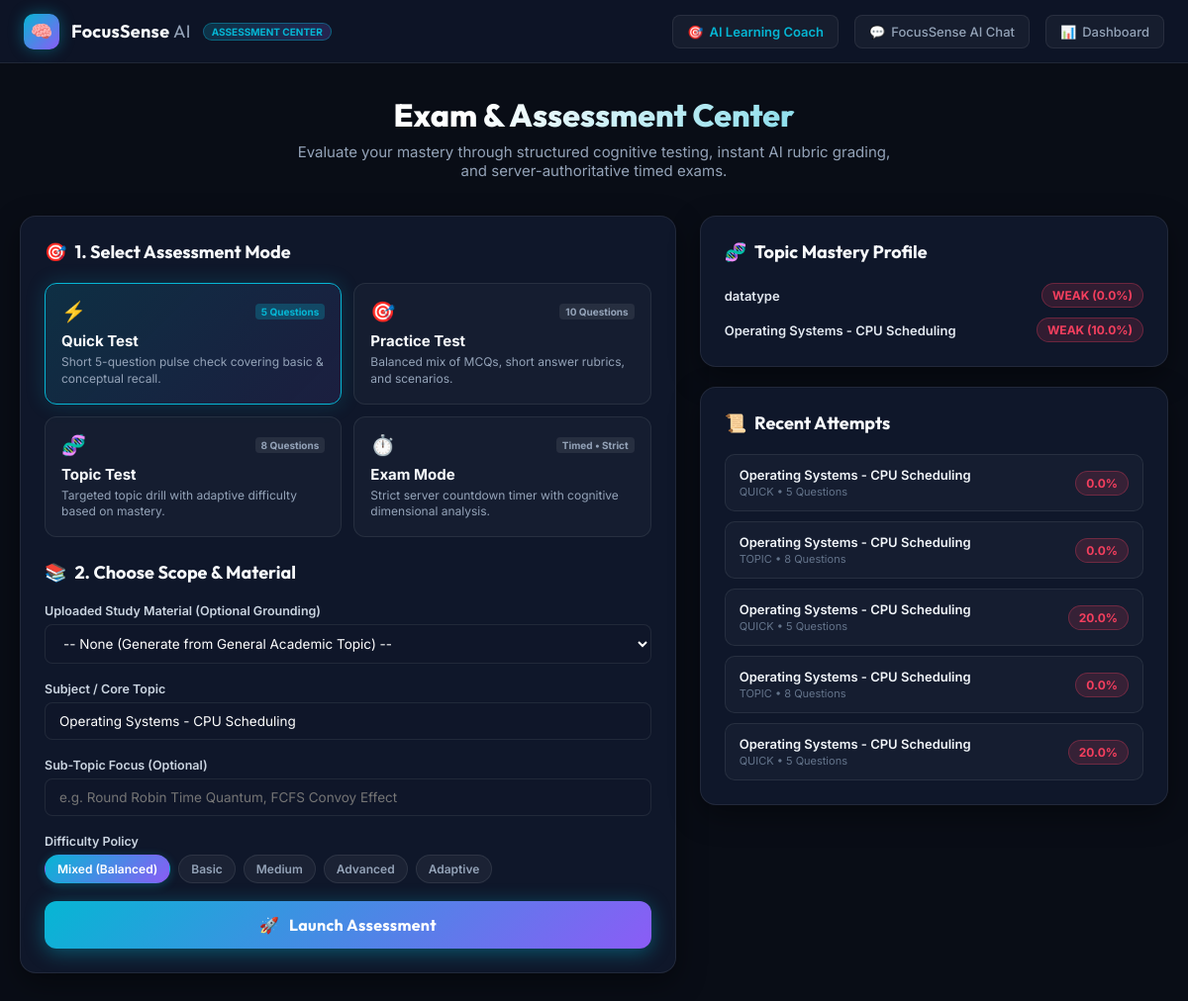
The app's page /assessment (signed in) with its own data.
### tables this page shows
CREATE TABLE topic_mastery (
        id INTEGER PRIMARY KEY AUTOINCREMENT,
        user_id INTEGER NOT NULL,
        topic TEXT NOT NULL,
        mastery_tier TEXT NOT NULL DEFAULT 'MEDIUM', -- 'WEAK' (<60%), 'MEDIUM' (60-84%), 'STRONG' (>=85%)
        total_quizzes INTEGER DEFAULT 0,
        total_questions INTEGER DEFAULT 0,
        correct_count INTEGER DEFAULT 0,
        partial_count INTEGER DEFAULT 0,
        incorrect_count INTEGER DEFAULT 0,
        avg_retention_score REAL DEFAULT 0.0,
        last_retention_score REAL DEFAULT 0.0,
        last_tested_at TEXT,
        updated_at TEXT NOT NULL,
        FOREIGN KEY(user_id) REFERENCES users(id),
        UNIQUE(user_id, topic)
    );

CREATE TABLE assessment_attempts (
        id INTEGER PRIMARY KEY AUTOINCREMENT,
        user_id INTEGER NOT NULL,
        quiz_id INTEGER NOT NULL,
        material_id INTEGER DEFAULT NULL,
        topic TEXT NOT NULL,
        sub_topic TEXT DEFAULT NULL,
        assessment_mode TEXT NOT NULL,       -- 'QUICK' | 'PRACTICE' | 'TOPIC' | 'EXAM'
        difficulty TEXT DEFAULT 'mixed',     -- 'basic' | 'medium' | 'advanced' | 'mixed' | 'adaptive'
        time_limit_sec INTEGER DEFAULT NULL,
        time_spent_sec INTEGER DEFAULT 0,
        started_at TEXT NOT NULL,
        completed_at TEXT DEFAULT NULL,
        score_pct REAL DEFAULT 0.0,
        concept_score REAL DEFAULT 0.0,
        application_score REAL DEFAULT 0.0,
        recall_score REAL DEFAULT 0.0,
        problem_solving_score REAL DEFAULT 0.0,
        strong_topics_json TEXT DEFAULT '[]',
        weak_topics_json TEXT DEFAULT '[]',
        synthesis_summary TEXT,
        adaptive_action_id INTEGER DEFAULT NULL,
        FOREIGN KEY(user_id) REFERENCES users(id),
        FOREIGN KEY(quiz_id) REFERENCES study_quizzes(id),
        FOREIGN KEY(material_id) REFERENCES study_materials(id)
    );

CREATE TABLE study_quizzes(
        id INTEGER PRIMARY KEY AUTOINCREMENT,
        user_id INTEGER NOT NULL,
        session_id INTEGER,
        topic TEXT NOT NULL,
        total_questions INTEGER DEFAULT 0,
        score_pct REAL DEFAULT 0.0,
        quality_label TEXT,
        summary_text TEXT,
        created_at TEXT NOT NULL, material_id INTEGER DEFAULT NULL, assessment_mode TEXT DEFAULT 'STANDARD', time_limit_sec INTEGER DEFAULT NULL, time_spent_sec INTEGER DEFAULT 0, concept_score REAL DEFAULT NULL, application_score REAL DEFAULT NULL, recall_score REAL DEFAULT NULL, problem_solving_score REAL DEFAULT NULL,
        FOREIGN KEY(user_id) REFERENCES users(id),
        FOREIGN KEY(session_id) REFERENCES study_sessions(id)
    );

### app.py (the view)
@app.route("/assessment")
def assessment_page():
    if "user_id" not in session:
        flash("Please log in to access the Assessment Center", "warning")
        return redirect("/login")
    user_id = session["user_id"]
    fullname = session.get("fullname", "Student")
    user_materials = get_user_materials(user_id)
    history = get_user_assessment_history(user_id, limit=10)
    topic_mastery = get_topic_mastery_list(user_id)
    active_material_id = session.get("active_material_id")
    active_study_topic = session.get("study_topic", "")
    return render_template(
        "assessment.html",
        fullname=fullname,
        materials=user_materials,
        history=history,
        topic_mastery=topic_mastery,
        active_material_id=active_material_id,
        active_study_topic=active_study_topic
    )

### assessment_engine.py (called while the page is built)
def get_db_connection() -> sqlite3.Connection:
    conn = sqlite3.connect(DB_PATH, timeout=20.0)
    conn.row_factory = sqlite3.Row
    return conn

### learning_engine.py (called while the page is built)
def get_db_connection(database_path=None):
    target_db = database_path or DATABASE
    conn = sqlite3.connect(target_db, timeout=30.0)
    conn.row_factory = sqlite3.Row
    return conn

### study_material_engine.py (called while the page is built, shortened)
def get_db():
    conn = sqlite3.connect(DATABASE, timeout=30.0)
    conn.row_factory = sqlite3.Row
    return conn

def get_user_materials(user_id: int) -> list[dict]:
    conn = get_db()
    cursor = conn.cursor()
    cursor.execute("""
        SELECT id, user_id, filename, file_type, file_size_bytes, title, subject, topic,
               chunk_count, status, error_message, created_at, updated_at
        FROM study_materials
        WHERE user_id = ?
        ORDER BY id DESC
    """, (user_id,))
    rows = cursor.fetchall()
    conn.close()
    materials = []
    return materials

### templates/assessment.html (shortened to what this page needs)
<!DOCTYPE html>
<html lang="en">
<head>
</head>
<body>
    <header class="assessment-nav">
        <a href="/dashboard" class="nav-brand">
            <div class="nav-brand-logo">🧠</div>
            <div class="nav-brand-title">FocusSense <span style="font-weight: 400; color: var(--text-muted);">AI</span></div>
            <span class="nav-badge">Assessment Center</span>
        </a>
        <div class="nav-links">
            <a href="/coach" class="nav-btn" style="color: var(--accent-cyan); font-weight: 600;">
                <span>🎯</span> AI Learning Coach
            </a>
            <a href="/ai" class="nav-btn">
                <span>💬</span> FocusSense AI Chat
            </a>
            <a href="/dashboard" class="nav-btn">
                <span>📊</span> Dashboard
            </a>
        </div>
    </header>
    <div class="assessment-container">
        <div id="assessmentConfigView" class="view-section active">
            <div class="assessment-hero">
                <h1 class="hero-title">Exam & Assessment Center</h1>
                <p class="hero-subtitle">Evaluate your mastery through structured cognitive testing, instant AI rubric grading, and server-authoritative timed exams.</p>
            </div>
            <div class="config-grid">
                <div class="card">
                    <div class="card-header">
                        <div class="card-title"><span>🎯</span> 1. Select Assessment Mode</div>
                    </div>
                    <div class="modes-grid">
                        <div class="mode-card selected" onclick="selectMode('QUICK', this)">
                            <div class="mode-header">
                                <span class="mode-icon">⚡</span>
                                <span class="mode-badge">5 Questions</span>
                            </div>
                            <div class="mode-name">Quick Test</div>
                            <div class="mode-desc">Short 5-question pulse check covering basic & conceptual recall.</div>
                        </div>
                        <div class="mode-card" onclick="selectMode('PRACTICE', this)">
                            <div class="mode-header">
                                <span class="mode-icon">🎯</span>
                                <span class="mode-badge">10 Questions</span>
                            </div>
                            <div class="mode-name">Practice Test</div>
                            <div class="mode-desc">Balanced mix of MCQs, short answer rubrics, and scenarios.</div>
                        </div>
                        <div class="mode-card" onclick="selectMode('TOPIC', this)">
                            <div class="mode-header">
                                <span class="mode-icon">🧬</span>
                                <span class="mode-badge">8 Questions</span>
                            </div>
                            <div class="mode-name">Topic Test</div>
                            <div class="mode-desc">Targeted topic drill with adaptive difficulty based on mastery.</div>
                        </div>
                        <div class="mode-card" onclick="selectMode('EXAM', this)">
                            <div class="mode-header">
                                <span class="mode-icon">⏱️</span>
                                <span class="mode-badge">Timed • Strict</span>
                            </div>
                            <div class="mode-name">Exam Mode</div>
                            <div class="mode-desc">Strict server countdown timer with cognitive dimensional analysis.</div>
                        </div>
                    </div>
                    <div class="card-header" style="margin-top: 10px;">
                        <div class="card-title"><span>📚</span> 2. Choose Scope & Material</div>
                    </div>
                    <div class="form-group">
                        <label class="form-label" for="cfgMaterialSelect">Uploaded Study Material (Optional Grounding)</label>
                        <select id="cfgMaterialSelect" class="form-select" onchange="onMaterialSelected()">
                            <option value="">-- None (Generate from General Academic Topic) --</option>
                        </select>
                    </div>
                    <div class="form-group">
                        <label class="form-label" for="cfgTopicInput">Subject / Core Topic</label>
                        <input type="text" id="cfgTopicInput" class="form-input" placeholder="e.g. CPU Scheduling Algorithms, Operating Systems, SQL Joins" value="{{ active_study_topic or 'Operating Systems - CPU Scheduling' }}">
                    </div>
                    <div class="form-group">
                        <label class="form-label" for="cfgSubTopicInput">Sub-Topic Focus (Optional)</label>
                        <input type="text" id="cfgSubTopicInput" class="form-input" placeholder="e.g. Round Robin Time Quantum, FCFS Convoy Effect">
                    </div>
                    <div class="form-group">
                        <label class="form-label">Difficulty Policy</label>
                        <div class="pill-group" id="cfgDifficultyPills">
                            <div class="pill-opt selected" onclick="selectPill('difficulty', 'mixed', this)">Mixed (Balanced)</div>
                            <div class="pill-opt" onclick="selectPill('difficulty', 'basic', this)">Basic</div>
                            <div class="pill-opt" onclick="selectPill('difficulty', 'medium', this)">Medium</div>
                            <div class="pill-opt" onclick="selectPill('difficulty', 'advanced', this)">Advanced</div>
                            <div class="pill-opt" onclick="selectPill('difficulty', 'adaptive', this)">Adaptive</div>
                        </div>
                    </div>
                    <button type="button" id="btnLaunchAssessment" class="btn-launch" onclick="startAssessment()">
                        <span id="btnLaunchIcon">🚀</span>
                        <span id="btnLaunchText">Launch Assessment</span>
                    </button>
                </div>
                <div style="display: flex; flex-direction: column; gap: 20px;">
                    <div class="card">
                        <div class="card-header">
                            <div class="card-title"><span>🧬</span> Topic Mastery Profile</div>
                        </div>
                        <div style="display: flex; flex-direction: column; gap: 10px;">
                            {% if topic_mastery %}
                                {% for tm in topic_mastery[:4] %}
                                <div style="display: flex; align-items: center; justify-content: space-between; font-size: 13px;">
                                    <span style="font-weight: 600; color: #e2e8f0;">{{ tm.topic }}</span>
                                    <span class="history-score-pill {% if tm.mastery_tier == 'STRONG' %}score-high{% elif tm.mastery_tier == 'MEDIUM' %}score-mid{% else %}score-low{% endif %}">
                                        {{ tm.mastery_tier|default('UNKNOWN', true) }} ({{ tm.avg_quiz_score|default(tm.avg_retention_score, true)|default(0.0, true)|round(1) }}%)
                                    </span>
                                </div>
                                {% endfor %}
                            {% else %}
                                <p style="font-size: 13px; color: var(--text-dim); text-align: center; padding: 12px 0;">No prior assessments recorded. Take your first test to build your mastery profile!</p>
                            {% endif %}
                        </div>
                    </div>
                    <div class="card">
                        <div class="card-header">
                            <div class="card-title"><span>📜</span> Recent Attempts</div>
                        </div>
                        <div class="history-list" id="configHistoryList">
                            {% if history %}
                                {% for h in history %}
                                <div class="history-item" onclick="loadPastResults({{ h.attempt_id }})">
                                    <div class="history-info">
                                        <span class="history-topic">{{ h.topic }}</span>
                                        <span class="history-meta">{{ h.mode }} • {{ h.total_questions }} Questions</span>
                                    </div>
                                    <span class="history-score-pill {% if h.score_pct and h.score_pct >= 75 %}score-high{% elif h.score_pct and h.score_pct >= 50 %}score-mid{% else %}score-low{% endif %}">
                                        {{ h.score_pct|default(0.0, true)|round(1) }}%
                                    </span>
                                </div>
                                {% endfor %}
                            {% else %}
                                <p style="font-size: 13px; color: var(--text-dim); text-align: center; padding: 16px 0;">No assessment attempts yet.</p>
                            {% endif %}
                        </div>
                    </div>
                </div>
            </div>
        </div>
    </div>
</body>
</html>

### records on screen
topic_mastery: topic "datatype", mastery_tier "WEAK", avg_quiz_score "0.0"
topic_mastery: topic "Operating Systems - CPU Scheduling", mastery_tier "WEAK", avg_quiz_score "10.0"
assessment_attempts: topic "Operating Systems - CPU Scheduling", mode "QUICK", total_questions "5", score_pct "0.0"
assessment_attempts: topic "Operating Systems - CPU Scheduling", mode "TOPIC", total_questions "8", score_pct "0.0"
assessment_attempts: topic "Operating Systems - CPU Scheduling", mode "QUICK", total_questions "5", score_pct "20.0"
assessment_attempts: topic "Operating Systems - CPU Scheduling", mode "TOPIC", total_questions "8", score_pct "0.0"
assessment_attempts: topic "Operating Systems - CPU Scheduling", mode "QUICK", total_questions "5", score_pct "20.0"
